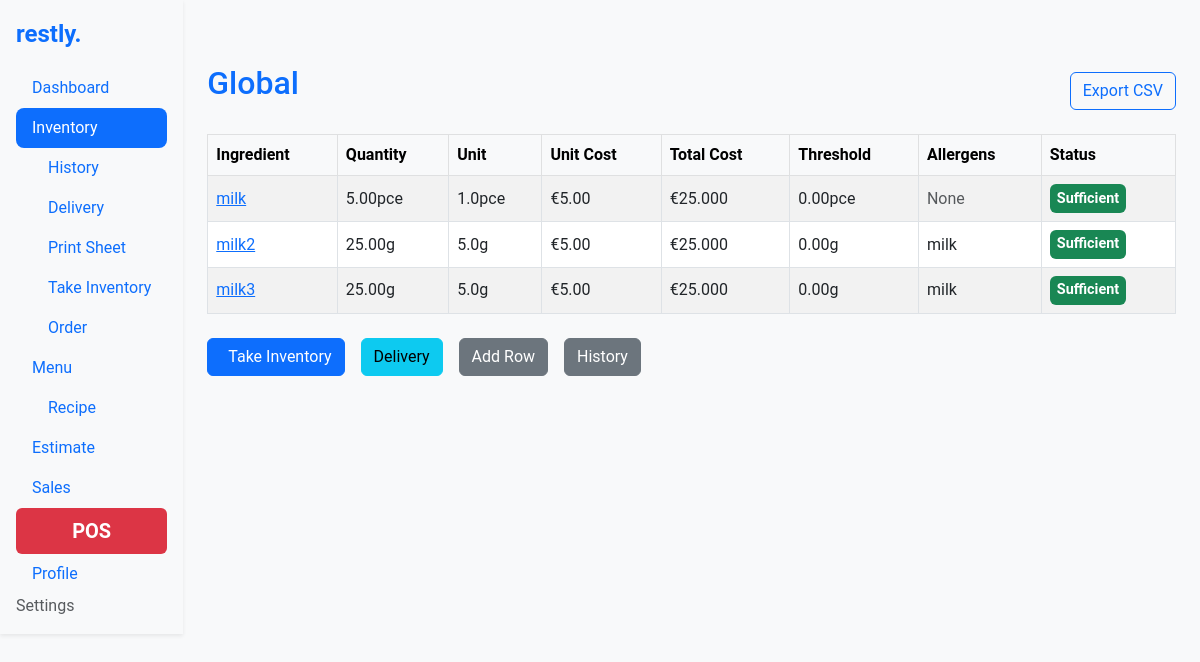
Screenshot of /inventory/ with the database file from the repository.
### inventory/models.py (models this page shows, shortened)
class Category(models.Model):
    name = models.CharField(max_length=100, unique=True, default="global")
    slug = models.SlugField(max_length=100, unique=True, blank=True)
    order = models.PositiveIntegerField(default=1)
    is_prepped = models.BooleanField(default=False, help_text="Is this category for prepped ingredients?")
    parent_category = models.ForeignKey(
        'self', on_delete=models.SET_NULL, null=True, blank=True,
        related_name="child_categories", help_text="Parent category for prepped ingredients."
    )
    class Meta:
        ordering = ['order']

class Ingredient(models.Model):
    UNIT_TYPES = [
        ('g', 'gram'),
        ('ml', 'milliliter'),
        ('pce', 'piece'),
        ('cm', 'centimeter'),
        ('oz', 'ounce'),
        ('fl_oz', 'fluid ounce'),
        ('in', 'inch'),
    ]
    name = models.CharField(max_length=255)
    slug = models.SlugField(max_length=255, unique=True, blank=True)
    quantity = models.FloatField()  # Quantity in stock
    threshold = models.FloatField(default=0)  # Minimum threshold for inventory
    category = models.ForeignKey('Category', on_delete=models.CASCADE)
    unit_type = models.CharField(max_length=10, choices=UNIT_TYPES)
    unit_multiplier = models.FloatField()  # Multiplier for unit type
    unit_cost = models.FloatField()  # Cost per unit
    estimated_usage = models.FloatField(null=True, blank=True)  # Optional, estimated usage per day
    total_cost = models.DecimalField(max_digits=12, decimal_places=6, editable=False)
    history = HistoricalRecords()
    order = models.PositiveIntegerField(default=1)
    change_source = models.CharField(max_length=50, blank=True, null=True)
    allergens = models.ManyToManyField(Allergen, related_name="ingredients", blank=True)
    class Meta:
        ordering = ['order']
        unique_together = ('name', 'category')
    @property
    def converted_quantity(self):
        return self._convert_unit(self.quantity)
    @property
    def converted_threshold(self):
        return self._convert_unit(self.threshold)
    @property
    def is_below_threshold(self):
        return self.quantity < self.threshold
    def _convert_unit(self, value):
        metric_conversion_factors = {
            'g': Decimal('1000'),       # 1000 grams = 1 kg
            'ml': Decimal('1000'),      # 1000 milliliters = 1 liter
            'cm': Decimal('100'),       # 100 cm = 1 m
        }
        imperial_conversion_factors = {
            'oz': Decimal('16'),        # 16 ounces = 1 pound
            'fl_oz': Decimal('128'),    # 128 fluid ounces = 1 gallon
            'in': Decimal('12'),        # 12 inches = 1 foot
        }
        if self.unit_type in metric_conversion_factors:
            conversion_factor = metric_conversion_factors[self.unit_type]
            higher_unit = {'g': 'kg', 'ml': 'L', 'cm': 'm'}.get(self.unit_type, self.unit_type)
        elif self.unit_type in imperial_conversion_factors:
            conversion_factor = imperial_conversion_factors[self.unit_type]
            higher_unit = {'oz': 'lb', 'fl_oz': 'gal', 'in': 'ft'}.get(self.unit_type, self.unit_type)
        else:
            conversion_factor = Decimal('1')
            higher_unit = self.unit_type
        base_qty = Decimal(value) * Decimal(self.unit_multiplier)
        if base_qty < conversion_factor:
            return f"{base_qty.quantize(Decimal('.01'), rounding=ROUND_HALF_UP)}{self.unit_type}"
        converted_qty = base_qty / conversion_factor
        return f"{converted_qty.quantize(Decimal('.01'), rounding=ROUND_HALF_UP)}{higher_unit}"

class Allergen(models.Model):
    name = models.CharField(max_length=255, unique=True)
    def __str__(self):
        return self.name

### settings/models.py (models this page shows, shortened)
class Settings(models.Model):
    currency_type = models.CharField(
        max_length=3,
        choices=[
            ('USD', '$'),
            ('EUR', '€'),
            ('GBP', '£'),
        ],
        default='EUR'
    )
    theme = models.CharField(
        max_length=10,
        choices=[
            ('light', 'Light Theme'),
            ('dark', 'Dark Theme'),
        ],
        default='light'
    )

### inventory/views.py (the view)
# urls.py: path('', views.ingredient_list, name='inventory'),
def ingredient_list(request):
    categories = Category.objects.prefetch_related(
        models.Prefetch('ingredient_set', queryset=Ingredient.objects.order_by('order'))
    )
    settings_instance = Settings.objects.first()
    storage = get_messages(request)
    messages_list = list(storage)
    success_messages = [message for message in messages_list if 'success' in message.tags]
    error_messages = [message for message in messages_list if 'error' in message.tags]
    if success_messages:
        display_message = success_messages[0]  # Show the first success message if it exists
    elif error_messages:
        display_message = error_messages[0]  # Otherwise, show the first error message
    else:
        display_message = None  # If no success or error messages, show nothing
    context = {
        'categories': categories,
        'settings': settings_instance,
    }
    return render(request, 'inventory/ingredient_list.html', context)

### inventory/templates/inventory/ingredient_list.html (shortened to what this page needs)
{% extends 'base.html' %}
{% load humanize %}
{% load custom_filters %}
{% block content %}
{% for category in categories %}
<div class="d-flex justify-content-between mt-3 mb-4">
    <h2 class="mt-4 text-primary">{{ category.name|title }}</h2>
    <div class="d-flex flex-column justify-content-end">
        <a href="{% url 'export_inventory' 'csv' %}" class="btn btn-outline-primary">
             Export CSV
        </a>
    </div>
</div>
    <table class="table table-bordered table-hover table-striped align-middle">
        <thead class="table-light">
            <tr>
                <th>Ingredient</th>
                <th>Quantity</th>
                <th>Unit</th>
                <th>Unit Cost</th>
                <th>Total Cost</th>
                <th>Threshold</th>
                <th>Allergens</th>
                <th>Status</th>
            </tr>
        </thead>
        <tbody>
            {% for ingredient in category.ingredient_set.all %}
            <tr>
                <td>
                    <a href="{% url 'ingredient_details' category.slug ingredient.slug %}">
                        {{ ingredient.name }}
                    </a>
                </td>
                <td>{{ ingredient.converted_quantity }}</td>
                <td>{{ ingredient.unit_multiplier }}{{ ingredient.unit_type }}</td>
                <td>{{ settings.get_currency_type_display }}{{ ingredient.unit_cost|floatformat:2|intcomma }}</td>
                <td>
                    {% if ingredient.total_cost < 0 %}
                        <span class="badge bg-danger" style="display: inline-block; padding: 0.5em; border: 1px solid #dc3545; border-radius: 4px;">
                            {{ settings.get_currency_type_display }}{{ ingredient.total_cost|floatformat:3|intcomma|slice:":1" }}{{ ingredient.total_cost|abs_value|floatformat:3|intcomma }}
                        </span>
                    {% else %}
                        {{ settings.get_currency_type_display }}{{ ingredient.total_cost|floatformat:3|intcomma }}
                    {% endif %}
                </td>
                <td>{{ ingredient.converted_threshold }}</td>
                <td>
                    {% if ingredient.allergens.exists %}
                        {{ ingredient.allergens.all|join:", " }}
                    {% else %}
                        <span class="text-muted">None</span>
                    {% endif %}
                </td>
                <td>
                    {% if ingredient.is_below_threshold %}
                        <span class="badge bg-danger">Below Threshold</span>
                    {% else %}
                        <span class="badge bg-success">Sufficient</span>
                    {% endif %}
                </td>
            </tr>
            {% endfor %}
        </tbody>
    </table>
{% endfor %}
<div class="d-flex gap-3 mt-4">
    <a href="{% url 'take_inventory' %}" class="btn btn-primary"> Take Inventory</a>
    <a href="{% url 'delivery_inventory' %}" class="btn btn-info"> Delivery</a>
    <a href="{% url 'row_add' %}" class="btn btn-secondary"> Add Row</a>
    <a href="{% url 'inventory_history' %}" class="btn btn-secondary"> History</a>
</div>
{% endblock %}

### static/styles.css (style rules this page uses)
body { font-family: 'Roboto', sans-serif; background-color: #f8f9fa; }
.table { margin-bottom: 0; }
.table th, .table td { vertical-align: middle; }
.badge { font-size: 0.9rem; padding: 0.5em; }
.btn-primary { display: inline-flex; align-items: center; gap: 0.5rem; }

### rows the page displays
Category: name "Global"
Ingredient: name "milk", converted_quantity "5.00pce", unit_multiplier "1.0", unit_type "pce", unit_cost "5.00", total_cost "25.000", converted_threshold "0.00pce", shows "None", shows "Sufficient"
Settings: currency_type "€"
Ingredient: name "milk2", converted_quantity "25.00g", unit_multiplier "5.0", unit_type "g", unit_cost "5.00", total_cost "25.000", converted_threshold "0.00g", allergens.all "milk", shows "Sufficient"
Ingredient: name "milk3", converted_quantity "25.00g", unit_multiplier "5.0", unit_type "g", unit_cost "5.00", total_cost "25.000", converted_threshold "0.00g", allergens.all "milk", shows "Sufficient"
